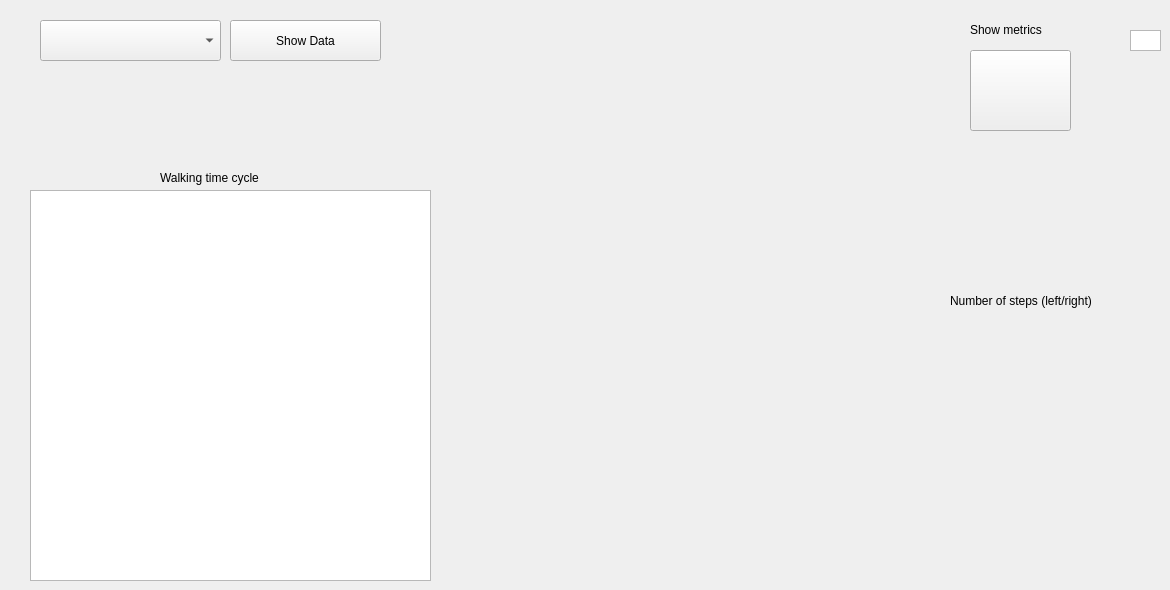
                     <widget class="QWidget" name="new_page">
                      <widget class="QPushButton" name="pushButton_2">
                       <property name="geometry">
                        <rect>
                         <x>230</x>
                         <y>20</y>
                         <width>151</width>
                         <height>41</height>
                        </rect>
                       </property>
                       <property name="text">
                        <string>Show Data</string>
                       </property>
                      </widget>
                      <widget class="PlotWidget" name="graphicsView">
                       <property name="geometry">
                        <rect>
                         <x>30</x>
                         <y>190</y>
                         <width>401</width>
                         <height>391</height>
                        </rect>
                       </property>
                      </widget>
                      <widget class="QLabel" name="label_2">
                       <property name="geometry">
                        <rect>
                         <x>160</x>
                         <y>170</y>
                         <width>111</width>
                         <height>16</height>
                        </rect>
                       </property>
                       <property name="text">
                        <string>Walking time cycle</string>
                       </property>
                      </widget>
                      <widget class="QPushButton" name="btn_pie">
                       <property name="geometry">
                        <rect>
                         <x>970</x>
                         <y>50</y>
                         <width>101</width>
                         <height>81</height>
                        </rect>
                       </property>
                       <property name="styleSheet">
                        <string notr="true">image : url(:/images/images/images/pie.png)</string>
                       </property>
                       <property name="text">
                        <string/>
                       </property>
                      </widget>
                      <widget class="QGraphicsView" name="graphicsView_2">
                       <property name="enabled">
                        <bool>true</bool>
                       </property>
                       <property name="geometry">
                        <rect>
                         <x>1130</x>
                         <y>30</y>
                         <width>31</width>
                         <height>21</height>
                        </rect>
                       </property>
                      </widget>
                      <widget class="QComboBox" name="comboBox_2">
                       <property name="geometry">
                        <rect>
                         <x>40</x>
                         <y>20</y>
                         <width>181</width>
                         <height>41</height>
                        </rect>
                       </property>
                      </widget>
                      <widget class="QLabel" name="label_3">
                       <property name="geometry">
                        <rect>
                         <x>970</x>
                         <y>20</y>
                         <width>101</width>
                         <height>20</height>
                        </rect>
                       </property>
                       <property name="text">
                        <string>Show metrics</string>
                       </property>
                      </widget>
                      <widget class="QWidget" name="widget" native="true">
                       <property name="geometry">
                        <rect>
                         <x>620</x>
                         <y>230</y>
                         <width>171</width>
                         <height>131</height>
                        </rect>
                       </property>
                       <property name="styleSheet">
                        <string notr="true">image: url(:/images/images/images/vectory3_white.png);</string>
                       </property>
                      </widget>
                      <widget class="QLabel" name="label_4">
                       <property name="geometry">
                        <rect>
                         <x>950</x>
                         <y>290</y>
                         <width>161</width>
                         <height>21</height>
                        </rect>
                       </property>
                       <property name="text">
                        <string>Number of steps (left/right)</string>
                       </property>
                      </widget>
                      <widget class="QLabel" name="label_5">
                       <property name="geometry">
                        <rect>
                         <x>960</x>
                         <y>310</y>
                         <width>121</width>
                         <height>71</height>
                        </rect>
                       </property>
                       <property name="font">
                        <font>
                         <family>Segoe UI</family>
                         <pointsize>10</pointsize>
                         <italic>false</italic>
                         <bold>false</bold>
                        </font>
                       </property>
                       <property name="text">
                        <string>&lt;html&gt;&lt;head/&gt;&lt;body&gt;&lt;p&gt;&lt;br/&gt;&lt;/p&gt;&lt;/body&gt;&lt;/html&gt;</string>
                       </property>
                      </widget>
                     </widget>
